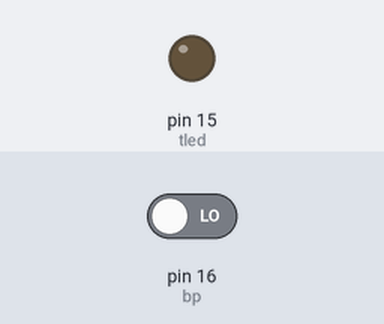
Simulated run of this sketch. Board: Arduino Uno, built with avr-gcc and run on an emulated ATmega328P. Shown: output pins drawn as LEDs (lit = HIGH). The inputs (shaded band) are chosen by the test bench; at power-on: pin 16 (bp) LOW.

Above: at 1.2 s.
1.3 s: pin 16 (bp) driven HIGH
At 2.5 s:
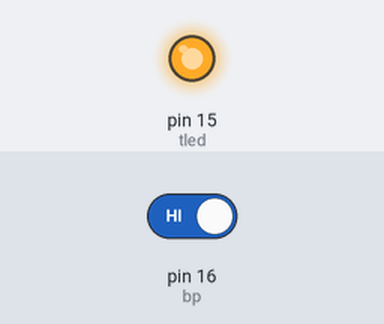
Timing chart, 0 to 4.3 s (numbered marks = the images above; inputs shaded):
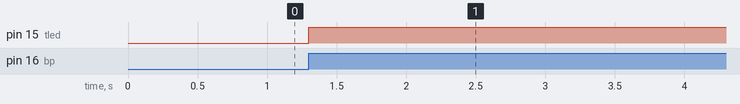

Measured:
- after the input at 1.3 s, pin 15 (tled): LOW → HIGH at once

The sketch:

ToggleLED.ino
```cpp
int  tled= 15;

int bp = 16;

bool buttonState = 0;

bool Mode = 0;


void setup()

{

  pinMode(bp, INPUT);

  pinMode(tled, OUTPUT);

}


void loop()

{

  if (digitalRead(bp))

  {

    if (!buttonState)

    {

      buttonState = true;

      Mode = !Mode;

    }

  }

  else buttonState = false;

  digitalWrite(tled , Mode);

  delay(100);

}
```
